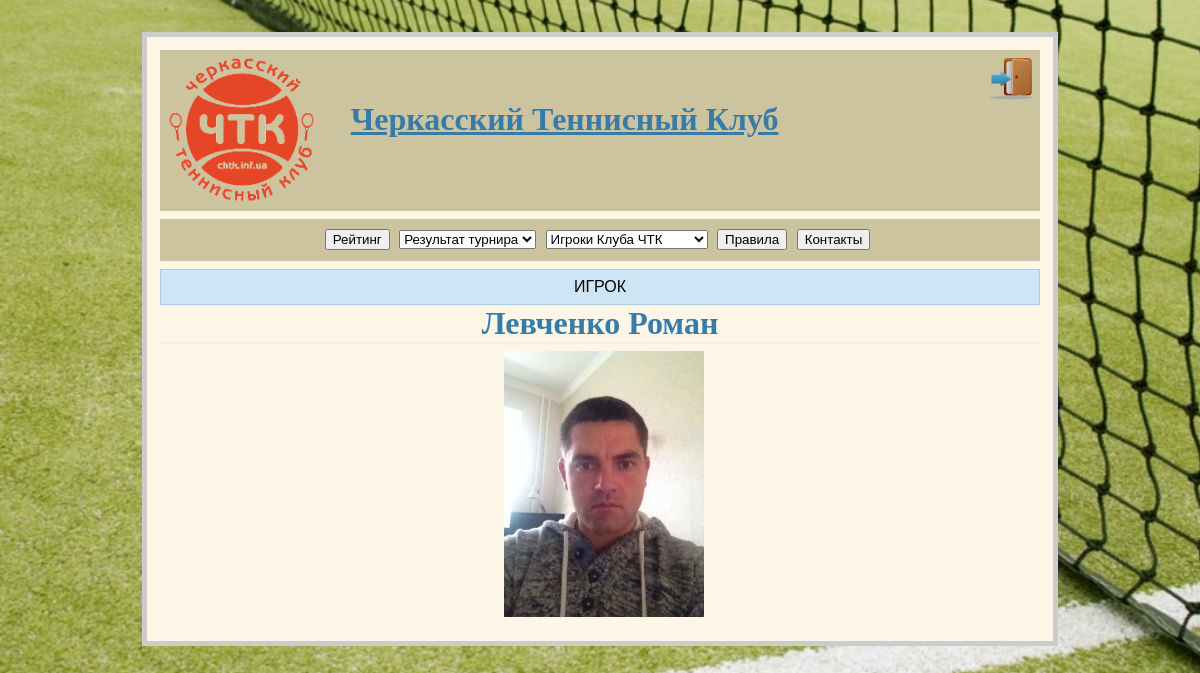
/player/1/, run on the app's committed database.
### tables this page shows
CREATE TABLE "players"(
	"id"             Integer NOT NULL PRIMARY KEY AUTOINCREMENT,
	"player_name"    Text NOT NULL,
	"player_surname" Text NOT NULL,
	"path_photo"     Text );

### chtk.py (the view)
@app.route('/player/<int:player_id>/')
def player(player_id):
    return render_template("player.html", player_id=player_id, players=get_data_players())

### chtk.py (called while the page is built)
def connect_db():
    rv = sqlite3.connect(app.config['DATABASE'])
    rv.row_factory = sqlite3.Row
    return rv

def get_db():
    if not hasattr(g, 'sqlite_db'):
        g.sqlite_db = connect_db()
    return g.sqlite_db

def get_data_players():
    db = get_db()
    cur_1 = db.execute('select id, player_name, player_surname, path_photo from players order by player_surname')
    players = cur_1.fetchall()
    return players

### templates/player.html (shortened to what this page needs)
{% extends "base.html" %}
{% block body %}
<body>
<div class="header">
    <div class=flash align="center">ИГРОК</div>
        {% for player in players %}
            {% if player.id == player_id %}
                <h1 align="center">{{ player.player_surname }} {{ player.player_name }} </h1>
                {% if player.path_photo %}
                <div align="center"> <img src="/{{ player.path_photo }}" width="200" class="picture"></div>
                {% endif %}
            {% endif %}
        {% endfor %}
</div>
</body>
{% endblock %}

### static/style.css (style rules this page uses)
body { font-family: sans-serif; background: url(background.jpg) no-repeat center center fixed; background-size: cover; }
a, h1, h2 { color: #377ba8; }
h1, h2 { font-family: 'Georgia', serif; margin: 0; }
h1 { border-bottom: 2px solid #eee; }
.flash { background: #cee5F5; padding: 0.5em; border: 1px solid #aacbe2; }
.picture { margin: 7px 0 7px 7px; }

### data on the page
players: player_surname "Левченко", player_name "Роман", path_photo (picture)
